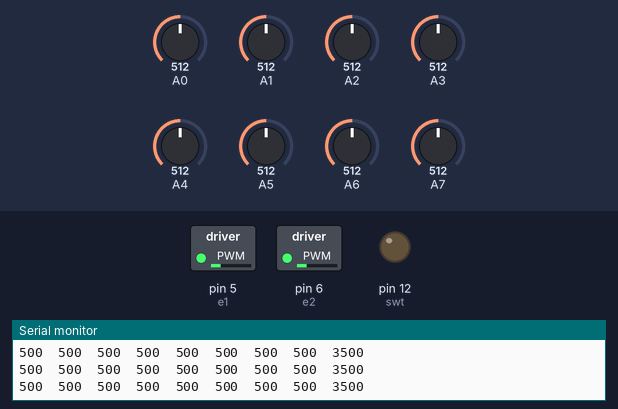
A sketch run on a simulated Arduino Nano, built with avr-gcc and run on an emulated ATmega328P. Shown: switched loads named in the sketch (green lamp = pin HIGH), output pins drawn as LEDs (lit = HIGH), the last lines printed to the serial monitor. The test bench sets the inputs (shaded band); at power-on: A0 = 512, A7 = 512, A1 = 512, A2 = 512, A3 = 512, A6 = 512, A4 = 512, A5 = 512. Pins used as bus, display or sensor lines are not drawn.

Above: at 6.4 s.
6.5 s: A0 set to 245
At 7.8 s:
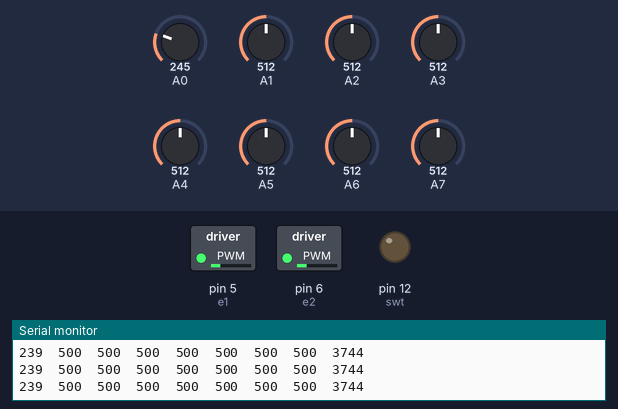
9.5 s: A7 set to 716
At 10.2 s:
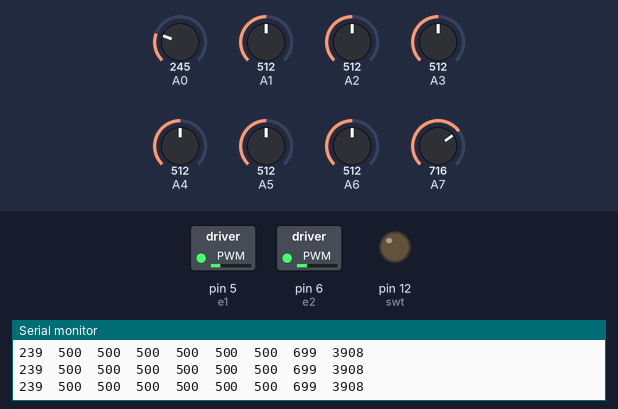
11.0 s: A1 set to 245
At 11.4 s:
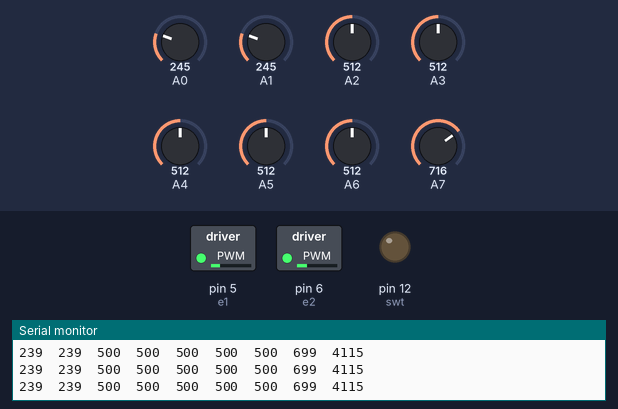
12.5 s: A2 set to 140
At 13.7 s:
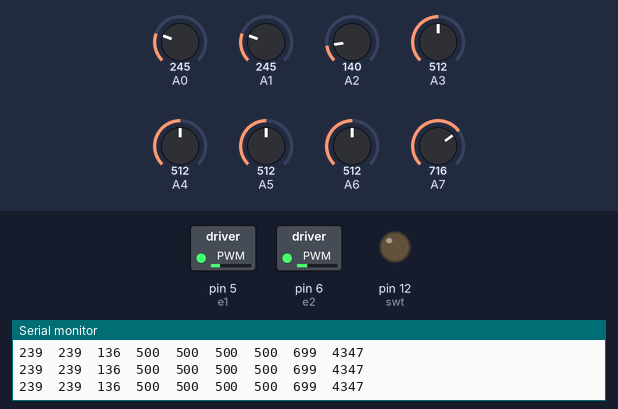
14.0 s: A3 set to 140
At 15.0 s:
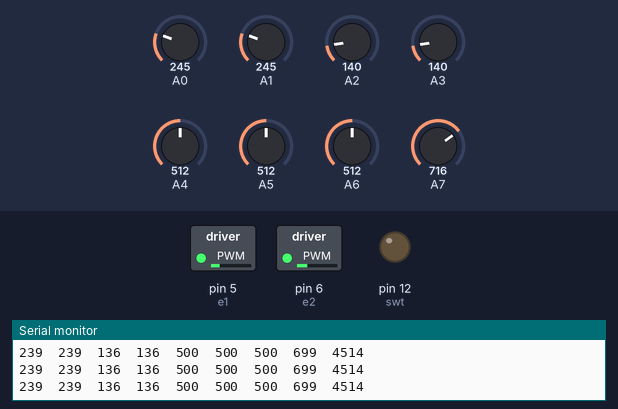
15.5 s: A6 set to 992
At 16.2 s:
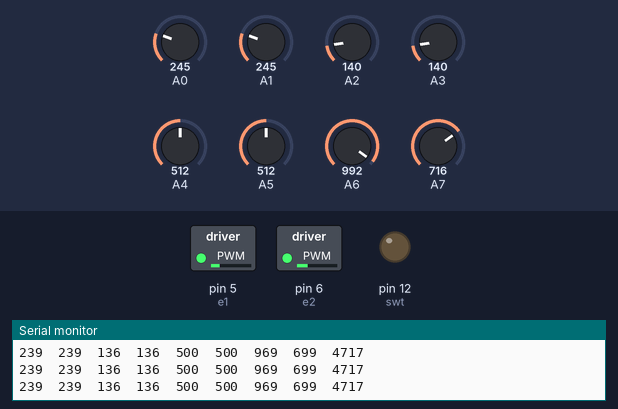
Timing chart, 0 to 18.5 s (numbered marks = the images above; inputs shaded):
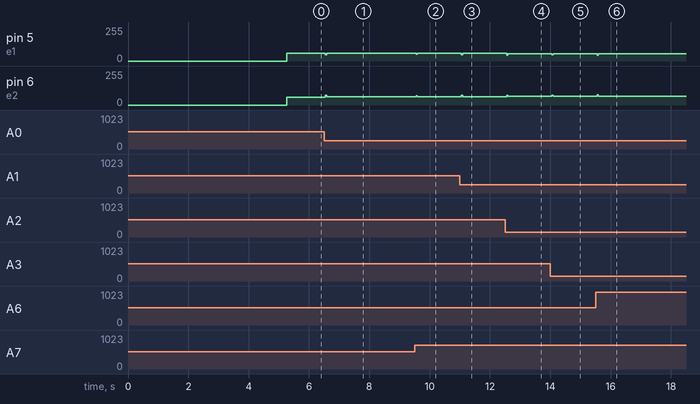

The sketch:

lineFollower.ino
```cpp
#include <QTRSensors.h>
//LIBRERIAS

#define e1 5  // Enable 1-2
#define i1 8  // der motor 1
#define i2 7   // der motor 1
#define e2 6  // Enable 3-4
#define i3 3   // izq motor 2
#define i4 4   // izq motor 2
#define swt 12

// kp = 0.02, kd = 0.015, vel 100 //
// kp = 0.03, kd = 0.015, vel 75 //
// kp = 0.015, kd = 0.03, vel 50 //
float kp =0.005;
float kd = 0.05;
float ki =0;//aumenta 30
int vel = 60;
int errorp = 0,olderrorp = 0, errord = 0,errortotal = 0,errori,errori1,errori0=0,errorder,errord1,errord0=0,l;
float ld,li,lfd,lfi;
int b=0;
// This example is designed for use with six analog QTR sensors. These
// reflectance sensors should be connected to analog pins A0 to A5. The
// sensors' emitter control pin (CTRL or LEDON) can optionally be connected to
// digital pin 2, or you can leave it disconnected and remove the call to
// setEmitterPin().
//
// The setup phase of this example calibrates the sensors for ten seconds and
// turns on the Arduino's LED (usually on pin 13) while calibration is going
// on. During this phase, you should expose each reflectance sensor to the
// lightest and darkest readings they will encounter. For example, if you are
// making a line follower, you should slide the sensors across the line during
// the calibration phase so that each sensor can get a reading of how dark the
// line is and how light the ground is. Improper calibration will result in
// poor readings.
//
// The main loop of the example reads the calibrated sensor values and uses
// them to estimate the position of a line. You can test this by taping a piece
// of 3/4" black electrical tape to a piece of white paper and sliding the
// sensor across it. It prints the sensor values to the serial monitor as
// numbers from 0 (maximum reflectance) to 1000 (minimum reflectance) followed
// by the estimated location of the line as a number from 0 to 5000. 1000 means
// the line is directly under sensor 1, 2000 means directly under sensor 2,
// etc. 0 means the line is directly under sensor 0 or was last seen by sensor
// 0 before being lost. 5000 means the line is directly under sensor 5 or was
// last seen by sensor 5 before being lost.

QTRSensors qtr;

const uint8_t SensorCount = 8;
uint16_t sensorValues[SensorCount];

void setup()
{
  pinMode(6, OUTPUT);
  pinMode(swt, OUTPUT);
  digitalWrite(9,HIGH);
  // configure the sensors
  qtr.setTypeAnalog();
  qtr.setSensorPins((const uint8_t[]){A0, A1, A2, A3, A4, A5, A6, A7}, SensorCount);
  qtr.setEmitterPin(13);

  delay(500);
  pinMode(LED_BUILTIN, OUTPUT);
  digitalWrite(LED_BUILTIN, HIGH); // turn on Arduino's LED to indicate we are in calibration mode

  // analogRead() takes about 0.1 ms on an AVR.
  // 0.1 ms per sensor * 4 samples per sensor read (default) * 6 sensors
  // * 10 reads per calibrate() call = ~24 ms per calibrate() call.
  // Call calibrate() 400 times to make calibration take about 10 seconds.
  for (uint16_t i = 0; i < 150; i++)
  {
    qtr.calibrate();
  }
  digitalWrite(LED_BUILTIN, LOW); // turn off Arduino's LED to indicate we are through with calibration

  // print the calibration minimum values measured when emitters were on
  Serial.begin(9600);
  for (uint8_t i = 0; i < SensorCount; i++)
  {
    Serial.print(qtr.calibrationOn.minimum[i]);
    Serial.print(' ');
  }
  Serial.println();

  // print the calibration maximum values measured when emitters were on
  for (uint8_t i = 0; i < SensorCount; i++)
  {
    Serial.print(qtr.calibrationOn.maximum[i]);
    Serial.print(' ');
  }
  Serial.println();
  Serial.println();
  delay(1000);
}

void loop()
{
  while(digitalRead(swt)==LOW){
  // read calibrated sensor values and obtain a measure of the line position
  // from 0 to 5000 (for a white line, use readLineWhite() instead)
  uint16_t position = qtr.readLineBlack(sensorValues);

  // print the sensor values as numbers from 0 to 1000, where 0 means maximum
  // reflectance and 1000 means minimum reflectance, followed by the line
  // position
  for (uint8_t i = 0; i < SensorCount; i++)
  {
    Serial.print(sensorValues[i]);
    Serial.print('\t');
  }
  Serial.println(position);
  l=position;

 PIDd();
 //SET_MOTOR(100,100);
  }
  digitalWrite(i1, LOW);
    digitalWrite(i2, LOW);
    digitalWrite(i3, LOW);
    digitalWrite(i4, LOW);
    analogWrite(e1, 0);
  analogWrite(e2, 0);
}

void SET_MOTOR(int MOTOR1,int MOTOR2){
  if(MOTOR1>255)MOTOR1=255;
  else if (MOTOR1<-255)MOTOR1=-255;
  if(MOTOR2>255)MOTOR2=255;
  else if (MOTOR2<-255)MOTOR2=-255;
  //* MOTOR 1**
  if(MOTOR1<0){
    MOTOR1=-MOTOR1;
    digitalWrite(i3, LOW);
    digitalWrite(i4, HIGH);
  }
  else{
    digitalWrite(i3, HIGH);
    digitalWrite(i4, LOW);
  }
  //* MOTOR 2**
  if(MOTOR2<0){
    MOTOR2=-MOTOR2;
    digitalWrite(i2, LOW);
    digitalWrite(i1, HIGH);
  }
  else{
    digitalWrite(i2, HIGH);
    digitalWrite(i1, LOW);
  }
  analogWrite(e1, MOTOR1);
  analogWrite(e2, MOTOR2);
}

void PIDd(){
  errorp=(l-3500);
  errord=errorp-olderrorp;
  errori=errori-olderrorp;
  errortotal=kp*errorp + kd*errord+ ki*errori;
  olderrorp=errorp;
  SET_MOTOR(vel-errortotal,vel+errortotal);
}
```

Measured:
- after the input at 6.5 s, pin 5 (e1): 60/255 → 59/255 after 0.05 s; pin 6 (e2): 60/255 → 61/255 after 0.05 s
- after the input at 9.5 s, pin 5 (e1): 59/255 → 58/255 after 0.05 s; pin 6 (e2): 61/255 → 62/255 after 0.05 s
- after the input at 11.0 s, pin 5 (e1): 58/255 → 57/255 after 0.05 s; pin 6 (e2): 62/255 → 63/255 after 0.05 s
- after the input at 12.5 s, pin 5 (e1): 57/255 → 56/255 after 0.05 s; pin 6 (e2): 63/255 → 64/255 after 0.05 s
- after the input at 14.0 s, pin 5 (e1): 56/255 → 55/255 after 0.05 s; pin 6 (e2): 64/255 → 65/255 after 0.05 s
- after the input at 15.5 s, pin 5 (e1): 55/255 → 54/255 after 0.06 s; pin 6 (e2): 65/255 → 66/255 after 0.06 s
